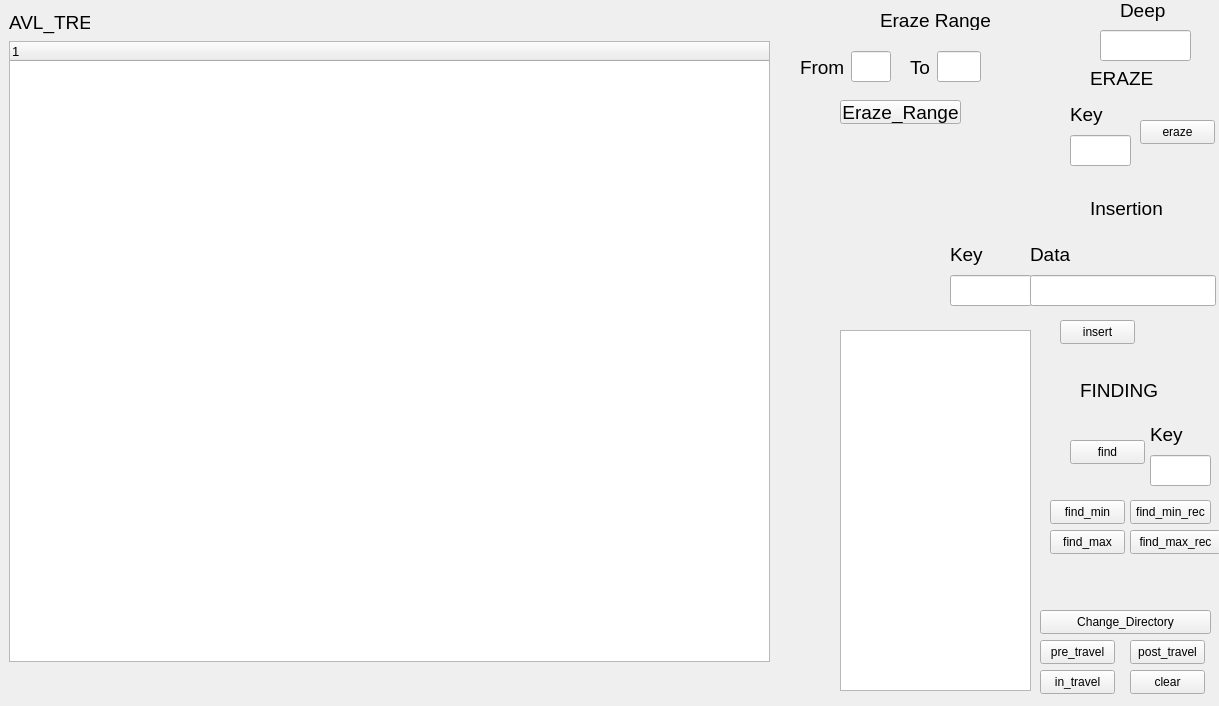
<?xml version="1.0" encoding="UTF-8"?>
<ui version="4.0">
 <class>Widget</class>
 <widget class="QWidget" name="Widget">
  <property name="geometry">
   <rect>
    <x>0</x>
    <y>0</y>
    <width>1219</width>
    <height>706</height>
   </rect>
  </property>
  <property name="font">
   <font>
    <pointsize>14</pointsize>
   </font>
  </property>
  <property name="windowTitle">
   <string>Widget</string>
  </property>
  <property name="autoFillBackground">
   <bool>false</bool>
  </property>
  <widget class="QTreeWidget" name="treeWidget">
   <property name="geometry">
    <rect>
     <x>9</x>
     <y>41</y>
     <width>761</width>
     <height>621</height>
    </rect>
   </property>
   <property name="font">
    <font>
     <pointsize>10</pointsize>
    </font>
   </property>
   <column>
    <property name="text">
     <string notr="true">1</string>
    </property>
   </column>
  </widget>
  <widget class="QLabel" name="label">
   <property name="geometry">
    <rect>
     <x>9</x>
     <y>9</y>
     <width>81</width>
     <height>26</height>
    </rect>
   </property>
   <property name="palette">
    <palette>
     <active>
      <colorrole role="WindowText">
       <brush brushstyle="SolidPattern">
        <color alpha="255">
         <red>0</red>
         <green>0</green>
         <blue>0</blue>
        </color>
       </brush>
      </colorrole>
      <colorrole role="Button">
       <brush brushstyle="SolidPattern">
        <color alpha="255">
         <red>240</red>
         <green>240</green>
         <blue>240</blue>
        </color>
       </brush>
      </colorrole>
      <colorrole role="Light">
       <brush brushstyle="SolidPattern">
        <color alpha="255">
         <red>255</red>
         <green>255</green>
         <blue>255</blue>
        </color>
       </brush>
      </colorrole>
      <colorrole role="Midlight">
       <brush brushstyle="SolidPattern">
        <color alpha="255">
         <red>227</red>
         <green>227</green>
         <blue>227</blue>
        </color>
       </brush>
      </colorrole>
      <colorrole role="Dark">
       <brush brushstyle="SolidPattern">
        <color alpha="255">
         <red>160</red>
         <green>160</green>
         <blue>160</blue>
        </color>
       </brush>
      </colorrole>
      <colorrole role="Mid">
       <brush brushstyle="SolidPattern">
        <color alpha="255">
         <red>160</red>
         <green>160</green>
         <blue>160</blue>
        </color>
       </brush>
      </colorrole>
      <colorrole role="Text">
       <brush brushstyle="SolidPattern">
        <color alpha="255">
         <red>0</red>
         <green>0</green>
         <blue>0</blue>
        </color>
       </brush>
      </colorrole>
      <colorrole role="BrightText">
       <brush brushstyle="SolidPattern">
        <color alpha="255">
         <red>255</red>
         <green>255</green>
         <blue>255</blue>
        </color>
       </brush>
      </colorrole>
      <colorrole role="ButtonText">
       <brush brushstyle="SolidPattern">
        <color alpha="255">
         <red>0</red>
         <green>0</green>
         <blue>0</blue>
        </color>
       </brush>
      </colorrole>
      <colorrole role="Base">
       <brush brushstyle="SolidPattern">
        <color alpha="255">
         <red>255</red>
         <green>255</green>
         <blue>255</blue>
        </color>
       </brush>
      </colorrole>
      <colorrole role="Window">
       <brush brushstyle="SolidPattern">
        <color alpha="255">
         <red>240</red>
         <green>240</green>
         <blue>240</blue>
        </color>
       </brush>
      </colorrole>
      <colorrole role="Shadow">
       <brush brushstyle="SolidPattern">
        <color alpha="255">
         <red>105</red>
         <green>105</green>
         <blue>105</blue>
        </color>
       </brush>
      </colorrole>
      <colorrole role="Highlight">
       <brush brushstyle="SolidPattern">
        <color alpha="255">
         <red>0</red>
         <green>120</green>
         <blue>215</blue>
        </color>
       </brush>
      </colorrole>
      <colorrole role="HighlightedText">
       <brush brushstyle="SolidPattern">
        <color alpha="255">
         <red>255</red>
         <green>255</green>
         <blue>255</blue>
        </color>
       </brush>
      </colorrole>
      <colorrole role="Link">
       <brush brushstyle="SolidPattern">
        <color alpha="255">
         <red>0</red>
         <green>0</green>
         <blue>255</blue>
        </color>
       </brush>
      </colorrole>
      <colorrole role="LinkVisited">
       <brush brushstyle="SolidPattern">
        <color alpha="255">
         <red>255</red>
         <green>0</green>
         <blue>255</blue>
        </color>
       </brush>
      </colorrole>
      <colorrole role="AlternateBase">
       <brush brushstyle="SolidPattern">
        <color alpha="255">
         <red>245</red>
         <green>245</green>
         <blue>245</blue>
        </color>
       </brush>
      </colorrole>
      <colorrole role="NoRole">
       <brush brushstyle="SolidPattern">
        <color alpha="255">
         <red>0</red>
         <green>0</green>
         <blue>0</blue>
        </color>
       </brush>
      </colorrole>
      <colorrole role="ToolTipBase">
       <brush brushstyle="SolidPattern">
        <color alpha="255">
         <red>255</red>
         <green>255</green>
         <blue>220</blue>
        </color>
       </brush>
      </colorrole>
      <colorrole role="ToolTipText">
       <brush brushstyle="SolidPattern">
        <color alpha="255">
         <red>0</red>
         <green>0</green>
         <blue>0</blue>
        </color>
       </brush>
      </colorrole>
      <colorrole role="PlaceholderText">
       <brush brushstyle="SolidPattern">
        <color alpha="128">
         <red>0</red>
         <green>0</green>
         <blue>0</blue>
        </color>
       </brush>
      </colorrole>
     </active>
     <inactive>
      <colorrole role="WindowText">
       <brush brushstyle="SolidPattern">
        <color alpha="255">
         <red>0</red>
         <green>0</green>
         <blue>0</blue>
        </color>
       </brush>
      </colorrole>
      <colorrole role="Button">
       <brush brushstyle="SolidPattern">
        <color alpha="255">
         <red>240</red>
         <green>240</green>
         <blue>240</blue>
        </color>
       </brush>
      </colorrole>
      <colorrole role="Light">
       <brush brushstyle="SolidPattern">
        <color alpha="255">
         <red>255</red>
         <green>255</green>
         <blue>255</blue>
        </color>
       </brush>
      </colorrole>
      <colorrole role="Midlight">
       <brush brushstyle="SolidPattern">
        <color alpha="255">
         <red>227</red>
         <green>227</green>
         <blue>227</blue>
        </color>
       </brush>
      </colorrole>
      <colorrole role="Dark">
       <brush brushstyle="SolidPattern">
        <color alpha="255">
         <red>160</red>
         <green>160</green>
         <blue>160</blue>
        </color>
       </brush>
      </colorrole>
      <colorrole role="Mid">
       <brush brushstyle="SolidPattern">
        <color alpha="255">
         <red>160</red>
         <green>160</green>
         <blue>160</blue>
        </color>
       </brush>
      </colorrole>
      <colorrole role="Text">
       <brush brushstyle="SolidPattern">
        <color alpha="255">
         <red>0</red>
         <green>0</green>
         <blue>0</blue>
        </color>
       </brush>
      </colorrole>
      <colorrole role="BrightText">
       <brush brushstyle="SolidPattern">
        <color alpha="255">
         <red>255</red>
         <green>255</green>
         <blue>255</blue>
        </color>
       </brush>
      </colorrole>
      <colorrole role="ButtonText">
       <brush brushstyle="SolidPattern">
        <color alpha="255">
         <red>0</red>
         <green>0</green>
         <blue>0</blue>
        </color>
       </brush>
      </colorrole>
      <colorrole role="Base">
       <brush brushstyle="SolidPattern">
        <color alpha="255">
         <red>255</red>
         <green>255</green>
         <blue>255</blue>
        </color>
       </brush>
      </colorrole>
      <colorrole role="Window">
       <brush brushstyle="SolidPattern">
        <color alpha="255">
         <red>240</red>
         <green>240</green>
         <blue>240</blue>
        </color>
       </brush>
      </colorrole>
      <colorrole role="Shadow">
       <brush brushstyle="SolidPattern">
        <color alpha="255">
         <red>105</red>
         <green>105</green>
         <blue>105</blue>
        </color>
       </brush>
      </colorrole>
      <colorrole role="Highlight">
       <brush brushstyle="SolidPattern">
        <color alpha="255">
         <red>240</red>
         <green>240</green>
         <blue>240</blue>
        </color>
       </brush>
      </colorrole>
      <colorrole role="HighlightedText">
       <brush brushstyle="SolidPattern">
        <color alpha="255">
         <red>0</red>
         <green>0</green>
         <blue>0</blue>
        </color>
       </brush>
      </colorrole>
      <colorrole role="Link">
       <brush brushstyle="SolidPattern">
        <color alpha="255">
         <red>0</red>
         <green>0</green>
         <blue>255</blue>
        </color>
       </brush>
      </colorrole>
      <colorrole role="LinkVisited">
       <brush brushstyle="SolidPattern">
        <color alpha="255">
         <red>255</red>
         <green>0</green>
         <blue>255</blue>
        </color>
       </brush>
      </colorrole>
      <colorrole role="AlternateBase">
       <brush brushstyle="SolidPattern">
        <color alpha="255">
         <red>245</red>
         <green>245</green>
         <blue>245</blue>
        </color>
       </brush>
      </colorrole>
      <colorrole role="NoRole">
       <brush brushstyle="NoBrush">
        <color alpha="255">
         <red>0</red>
         <green>0</green>
         <blue>0</blue>
        </color>
       </brush>
      </colorrole>
      <colorrole role="ToolTipBase">
       <brush brushstyle="SolidPattern">
        <color alpha="255">
         <red>255</red>
         <green>255</green>
         <blue>220</blue>
        </color>
       </brush>
      </colorrole>
      <colorrole role="ToolTipText">
       <brush brushstyle="SolidPattern">
        <color alpha="255">
         <red>0</red>
         <green>0</green>
         <blue>0</blue>
        </color>
       </brush>
      </colorrole>
      <colorrole role="PlaceholderText">
       <brush brushstyle="SolidPattern">
        <color alpha="128">
         <red>0</red>
         <green>0</green>
         <blue>0</blue>
        </color>
       </brush>
      </colorrole>
     </inactive>
     <disabled>
      <colorrole role="WindowText">
       <brush brushstyle="SolidPattern">
        <color alpha="255">
         <red>120</red>
         <green>120</green>
         <blue>120</blue>
        </color>
       </brush>
      </colorrole>
      <colorrole role="Button">
       <brush brushstyle="SolidPattern">
        <color alpha="255">
         <red>240</red>
         <green>240</green>
         <blue>240</blue>
        </color>
       </brush>
      </colorrole>
      <colorrole role="Light">
       <brush brushstyle="SolidPattern">
        <color alpha="255">
         <red>255</red>
         <green>255</green>
         <blue>255</blue>
        </color>
       </brush>
      </colorrole>
      <colorrole role="Midlight">
       <brush brushstyle="SolidPattern">
        <color alpha="255">
         <red>247</red>
         <green>247</green>
         <blue>247</blue>
        </color>
       </brush>
      </colorrole>
      <colorrole role="Dark">
       <brush brushstyle="SolidPattern">
        <color alpha="255">
         <red>160</red>
         <green>160</green>
         <blue>160</blue>
        </color>
       </brush>
      </colorrole>
      <colorrole role="Mid">
       <brush brushstyle="SolidPattern">
        <color alpha="255">
         <red>160</red>
         <green>160</green>
         <blue>160</blue>
        </color>
       </brush>
      </colorrole>
      <colorrole role="Text">
       <brush brushstyle="SolidPattern">
        <color alpha="255">
         <red>120</red>
         <green>120</green>
         <blue>120</blue>
        </color>
       </brush>
      </colorrole>
      <colorrole role="BrightText">
       <brush brushstyle="SolidPattern">
        <color alpha="255">
         <red>255</red>
         <green>255</green>
         <blue>255</blue>
        </color>
       </brush>
      </colorrole>
      <colorrole role="ButtonText">
       <brush brushstyle="SolidPattern">
        <color alpha="255">
         <red>120</red>
         <green>120</green>
         <blue>120</blue>
        </color>
       </brush>
      </colorrole>
      <colorrole role="Base">
       <brush brushstyle="SolidPattern">
        <color alpha="255">
         <red>240</red>
         <green>240</green>
         <blue>240</blue>
        </color>
       </brush>
      </colorrole>
      <colorrole role="Window">
       <brush brushstyle="SolidPattern">
        <color alpha="255">
         <red>240</red>
         <green>240</green>
         <blue>240</blue>
        </color>
       </brush>
      </colorrole>
      <colorrole role="Shadow">
       <brush brushstyle="SolidPattern">
        <color alpha="255">
         <red>0</red>
         <green>0</green>
         <blue>0</blue>
        </color>
       </brush>
      </colorrole>
      <colorrole role="Highlight">
       <brush brushstyle="SolidPattern">
        <color alpha="255">
         <red>0</red>
         <green>120</green>
         <blue>215</blue>
        </color>
       </brush>
      </colorrole>
      <colorrole role="HighlightedText">
       <brush brushstyle="SolidPattern">
        <color alpha="255">
         <red>255</red>
         <green>255</green>
         <blue>255</blue>
        </color>
       </brush>
      </colorrole>
      <colorrole role="Link">
       <brush brushstyle="SolidPattern">
        <color alpha="255">
         <red>0</red>
         <green>0</green>
         <blue>255</blue>
        </color>
       </brush>
      </colorrole>
      <colorrole role="LinkVisited">
       <brush brushstyle="SolidPattern">
        <color alpha="255">
         <red>255</red>
         <green>0</green>
         <blue>255</blue>
        </color>
       </brush>
      </colorrole>
      <colorrole role="AlternateBase">
       <brush brushstyle="SolidPattern">
        <color alpha="255">
         <red>245</red>
         <green>245</green>
         <blue>245</blue>
        </color>
       </brush>
      </colorrole>
      <colorrole role="NoRole">
       <brush brushstyle="NoBrush">
        <color alpha="255">
         <red>0</red>
         <green>0</green>
         <blue>0</blue>
        </color>
       </brush>
      </colorrole>
      <colorrole role="ToolTipBase">
       <brush brushstyle="SolidPattern">
        <color alpha="255">
         <red>255</red>
         <green>255</green>
         <blue>220</blue>
        </color>
       </brush>
      </colorrole>
      <colorrole role="ToolTipText">
       <brush brushstyle="SolidPattern">
        <color alpha="255">
         <red>0</red>
         <green>0</green>
         <blue>0</blue>
        </color>
       </brush>
      </colorrole>
      <colorrole role="PlaceholderText">
       <brush brushstyle="SolidPattern">
        <color alpha="128">
         <red>0</red>
         <green>0</green>
         <blue>0</blue>
        </color>
       </brush>
      </colorrole>
     </disabled>
    </palette>
   </property>
   <property name="font">
    <font>
     <pointsize>14</pointsize>
    </font>
   </property>
   <property name="autoFillBackground">
    <bool>false</bool>
   </property>
   <property name="text">
    <string>AVL_TREE</string>
   </property>
  </widget>
  <widget class="QLineEdit" name="line_deep">
   <property name="geometry">
    <rect>
     <x>1100</x>
     <y>30</y>
     <width>91</width>
     <height>31</height>
    </rect>
   </property>
  </widget>
  <widget class="QLabel" name="label_2">
   <property name="geometry">
    <rect>
     <x>1120</x>
     <y>0</y>
     <width>49</width>
     <height>21</height>
    </rect>
   </property>
   <property name="text">
    <string>Deep</string>
   </property>
  </widget>
  <widget class="QPushButton" name="find_button">
   <property name="geometry">
    <rect>
     <x>1070</x>
     <y>440</y>
     <width>75</width>
     <height>24</height>
    </rect>
   </property>
   <property name="font">
    <font>
     <pointsize>9</pointsize>
    </font>
   </property>
   <property name="text">
    <string>find</string>
   </property>
  </widget>
  <widget class="QPushButton" name="find_min_button">
   <property name="geometry">
    <rect>
     <x>1050</x>
     <y>500</y>
     <width>75</width>
     <height>24</height>
    </rect>
   </property>
   <property name="font">
    <font>
     <pointsize>9</pointsize>
    </font>
   </property>
   <property name="text">
    <string>find_min</string>
   </property>
  </widget>
  <widget class="QPushButton" name="find_max_button">
   <property name="geometry">
    <rect>
     <x>1050</x>
     <y>530</y>
     <width>75</width>
     <height>24</height>
    </rect>
   </property>
   <property name="font">
    <font>
     <pointsize>9</pointsize>
    </font>
   </property>
   <property name="text">
    <string>find_max</string>
   </property>
  </widget>
  <widget class="QPushButton" name="clear_button">
   <property name="geometry">
    <rect>
     <x>1130</x>
     <y>670</y>
     <width>75</width>
     <height>24</height>
    </rect>
   </property>
   <property name="font">
    <font>
     <pointsize>9</pointsize>
    </font>
   </property>
   <property name="text">
    <string>clear</string>
   </property>
  </widget>
  <widget class="QPushButton" name="eraze_button">
   <property name="geometry">
    <rect>
     <x>1140</x>
     <y>120</y>
     <width>75</width>
     <height>24</height>
    </rect>
   </property>
   <property name="font">
    <font>
     <pointsize>9</pointsize>
    </font>
   </property>
   <property name="text">
    <string>eraze</string>
   </property>
  </widget>
  <widget class="QPushButton" name="insert_button">
   <property name="geometry">
    <rect>
     <x>1060</x>
     <y>320</y>
     <width>75</width>
     <height>24</height>
    </rect>
   </property>
   <property name="font">
    <font>
     <pointsize>9</pointsize>
    </font>
   </property>
   <property name="text">
    <string>insert</string>
   </property>
  </widget>
  <widget class="QPushButton" name="pre_travel_button">
   <property name="geometry">
    <rect>
     <x>1040</x>
     <y>640</y>
     <width>75</width>
     <height>24</height>
    </rect>
   </property>
   <property name="font">
    <font>
     <pointsize>9</pointsize>
    </font>
   </property>
   <property name="text">
    <string>pre_travel</string>
   </property>
  </widget>
  <widget class="QPushButton" name="in_travel_button">
   <property name="geometry">
    <rect>
     <x>1040</x>
     <y>670</y>
     <width>75</width>
     <height>24</height>
    </rect>
   </property>
   <property name="font">
    <font>
     <pointsize>9</pointsize>
    </font>
   </property>
   <property name="text">
    <string>in_travel</string>
   </property>
  </widget>
  <widget class="QPushButton" name="pos_travel_button">
   <property name="geometry">
    <rect>
     <x>1130</x>
     <y>640</y>
     <width>75</width>
     <height>24</height>
    </rect>
   </property>
   <property name="font">
    <font>
     <pointsize>9</pointsize>
    </font>
   </property>
   <property name="text">
    <string>post_travel</string>
   </property>
  </widget>
  <widget class="QPushButton" name="find_min_rec_button">
   <property name="geometry">
    <rect>
     <x>1130</x>
     <y>500</y>
     <width>81</width>
     <height>24</height>
    </rect>
   </property>
   <property name="font">
    <font>
     <pointsize>9</pointsize>
    </font>
   </property>
   <property name="text">
    <string>find_min_rec</string>
   </property>
  </widget>
  <widget class="QPushButton" name="find_max_rec_button">
   <property name="geometry">
    <rect>
     <x>1130</x>
     <y>530</y>
     <width>91</width>
     <height>24</height>
    </rect>
   </property>
   <property name="font">
    <font>
     <pointsize>9</pointsize>
    </font>
   </property>
   <property name="text">
    <string>find_max_rec</string>
   </property>
  </widget>
  <widget class="QLabel" name="label_7">
   <property name="geometry">
    <rect>
     <x>1090</x>
     <y>70</y>
     <width>71</width>
     <height>16</height>
    </rect>
   </property>
   <property name="text">
    <string>ERAZE</string>
   </property>
  </widget>
  <widget class="QLabel" name="label_8">
   <property name="geometry">
    <rect>
     <x>1090</x>
     <y>200</y>
     <width>111</width>
     <height>16</height>
    </rect>
   </property>
   <property name="text">
    <string>Insertion</string>
   </property>
  </widget>
  <widget class="QLabel" name="label_9">
   <property name="geometry">
    <rect>
     <x>1080</x>
     <y>370</y>
     <width>91</width>
     <height>41</height>
    </rect>
   </property>
   <property name="text">
    <string>FINDING</string>
   </property>
  </widget>
  <widget class="QPushButton" name="change_dir_button">
   <property name="geometry">
    <rect>
     <x>1040</x>
     <y>610</y>
     <width>171</width>
     <height>24</height>
    </rect>
   </property>
   <property name="font">
    <font>
     <pointsize>9</pointsize>
    </font>
   </property>
   <property name="text">
    <string>Change_Directory</string>
   </property>
  </widget>
  <widget class="QListWidget" name="list_nodes">
   <property name="geometry">
    <rect>
     <x>840</x>
     <y>330</y>
     <width>191</width>
     <height>361</height>
    </rect>
   </property>
   <property name="font">
    <font>
     <pointsize>9</pointsize>
    </font>
   </property>
  </widget>
  <widget class="QLabel" name="label_10">
   <property name="geometry">
    <rect>
     <x>880</x>
     <y>10</y>
     <width>111</width>
     <height>20</height>
    </rect>
   </property>
   <property name="text">
    <string>Eraze Range</string>
   </property>
  </widget>
  <widget class="QPushButton" name="pushButton">
   <property name="geometry">
    <rect>
     <x>840</x>
     <y>100</y>
     <width>121</width>
     <height>24</height>
    </rect>
   </property>
   <property name="text">
    <string>Eraze_Range</string>
   </property>
  </widget>
  <widget class="QWidget" name="">
   <property name="geometry">
    <rect>
     <x>1070</x>
     <y>100</y>
     <width>61</width>
     <height>66</height>
    </rect>
   </property>
   <layout class="QVBoxLayout" name="verticalLayout_3">
    <item>
     <widget class="QLabel" name="label_4">
      <property name="text">
       <string>Key</string>
      </property>
     </widget>
    </item>
    <item>
     <widget class="QLineEdit" name="line_key_eraze"/>
    </item>
   </layout>
  </widget>
  <widget class="QWidget" name="">
   <property name="geometry">
    <rect>
     <x>950</x>
     <y>240</y>
     <width>82</width>
     <height>66</height>
    </rect>
   </property>
   <layout class="QVBoxLayout" name="verticalLayout">
    <item>
     <widget class="QLabel" name="label_5">
      <property name="text">
       <string>Key</string>
      </property>
     </widget>
    </item>
    <item>
     <widget class="QLineEdit" name="line_key_insert"/>
    </item>
   </layout>
  </widget>
  <widget class="QWidget" name="">
   <property name="geometry">
    <rect>
     <x>1030</x>
     <y>240</y>
     <width>186</width>
     <height>66</height>
    </rect>
   </property>
   <layout class="QVBoxLayout" name="verticalLayout_2">
    <item>
     <widget class="QLabel" name="label_6">
      <property name="text">
       <string>Data</string>
      </property>
     </widget>
    </item>
    <item>
     <widget class="QLineEdit" name="line_data_insert"/>
    </item>
   </layout>
  </widget>
  <widget class="QWidget" name="">
   <property name="geometry">
    <rect>
     <x>1150</x>
     <y>420</y>
     <width>61</width>
     <height>66</height>
    </rect>
   </property>
   <layout class="QVBoxLayout" name="verticalLayout_4">
    <item>
     <widget class="QLabel" name="label_3">
      <property name="text">
       <string>Key</string>
      </property>
     </widget>
    </item>
    <item>
     <widget class="QLineEdit" name="line_key_find"/>
    </item>
   </layout>
  </widget>
  <widget class="QWidget" name="">
   <property name="geometry">
    <rect>
     <x>910</x>
     <y>50</y>
     <width>71</width>
     <height>34</height>
    </rect>
   </property>
   <layout class="QHBoxLayout" name="horizontalLayout_2">
    <item>
     <widget class="QLabel" name="label_12">
      <property name="text">
       <string>To</string>
      </property>
     </widget>
    </item>
    <item>
     <widget class="QLineEdit" name="line2"/>
    </item>
   </layout>
  </widget>
  <widget class="QWidget" name="">
   <property name="geometry">
    <rect>
     <x>800</x>
     <y>50</y>
     <width>91</width>
     <height>34</height>
    </rect>
   </property>
   <layout class="QHBoxLayout" name="horizontalLayout">
    <item>
     <widget class="QLabel" name="label_11">
      <property name="text">
       <string>From</string>
      </property>
     </widget>
    </item>
    <item>
     <widget class="QLineEdit" name="line1"/>
    </item>
   </layout>
  </widget>
 </widget>
 <resources/>
 <connections/>
</ui>
